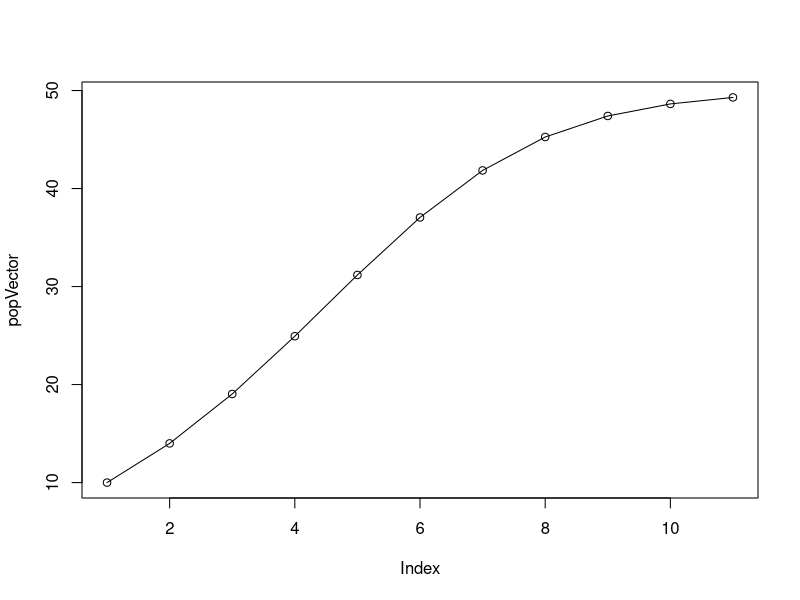

The R source for this figure:
# Template code 
#my_vector <- seq(1,10, by = 2) 
#my_vector 

#my_vector[c(-5, -2)] #removes the fifth and the second element 

#R <- 1.5 
#n <- 10 

#for(year in seq(1,10)){
#  n <- R*n
#}
#print(n)

#Exercise 1 --- 
sheepData <- seq(0,100, by = 5) 
newSheepData <-sheepData[c(1,3,5)]
newSheepData[-2]

indices <- seq(0, 20, by = 2) 
sheepData[indices]

## Answer to Exercise 1 & 2: 
## sheepData has been initialized to 20 numbers, on increments of 5
## newSheepData gets initialized to 0, 10, and 20
## then newSheepData gets its second item removed, so it outputs 0 and 20

## We can confirm that indices has 0, 2, ... , 20 by increments of 2
## sheepData accesses the indices until it reaches the
## last element of itself, which is 95 

#Exercise 3 --- 
product <- 1 
for(num in seq(from = 1, to = 15, by = 1)){
  product = product*num
  print(product)
}


#Exercise 4 ---
sum <- 0 
for(num in seq(from = 1, to = 10, by = 1)){
  sum = num + sum 
  print(sum)
}

#Exercise 5 ---
grade <- sample.int(100, 1)
if (grade > 50){
  print("A")
} else{
  print("B")
}

#Exercise 6 ---
r_d <- 0.5 
K <- 50 
popVector <- rep(0, 11) 
popVector[1] <- 10 

for(year in seq(1, 10)){
  popVector[year+1] = popVector[year] + (r_d*(popVector[year])*(1- (popVector[year]/K)))
}
plot(popVector, type = "o")

par("mar")
par(mar=c(1,1,1,1))
